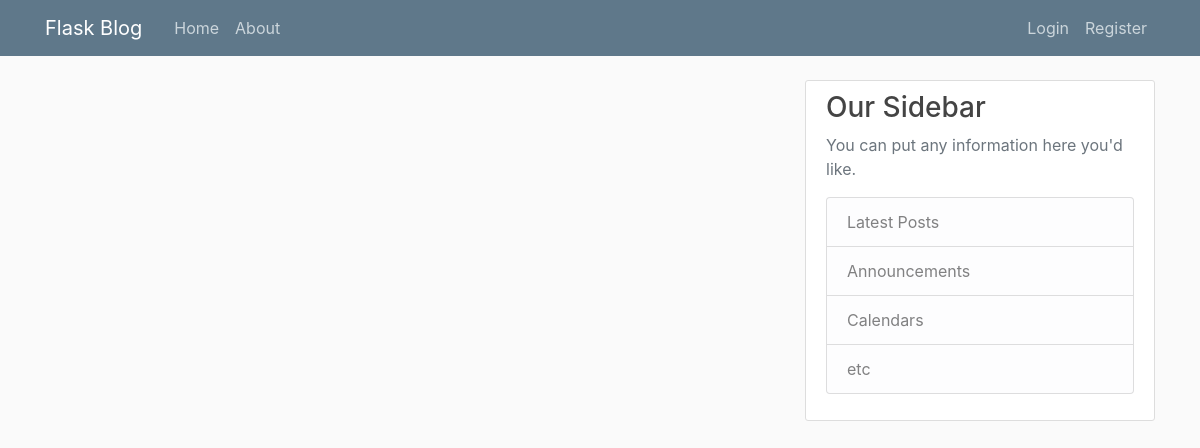
/home, run on an earlier commit of the app's database.
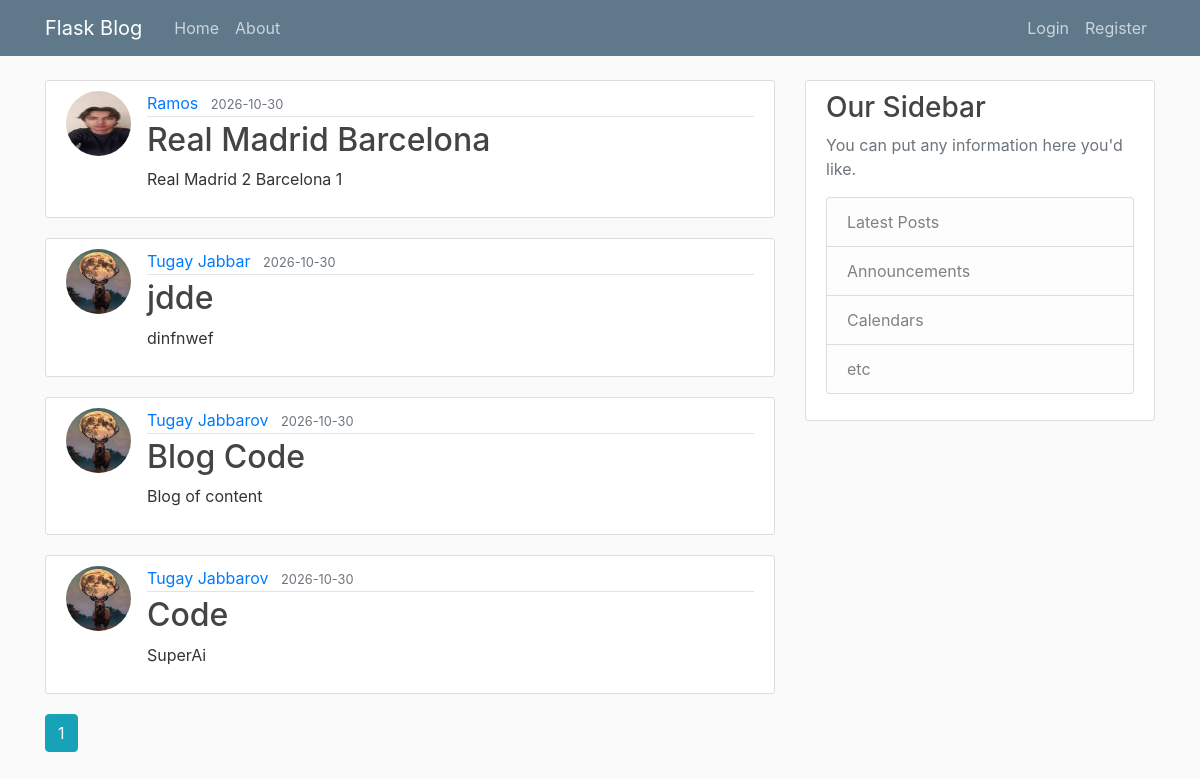
And on a later commit of the database.
### flaskblog/models.py (models this page shows, shortened)
class Post(db.Model):
    id = db.Column(db.Integer, primary_key=True)
    title = db.Column(db.String(100), nullable=False)
    date_posted = db.Column(db.DateTime, nullable=False, default=datetime.utcnow)
    content = db.Column(db.Text, nullable=False)
    user_id = db.Column(db.Integer, db.ForeignKey('user.id'), nullable=False)

class User(db.Model, UserMixin):
    id = db.Column(db.Integer, primary_key=True)
    username = db.Column(db.String(20), unique=True, nullable=False)
    email = db.Column(db.String(120), unique=True, nullable=False)
    image_file = db.Column(db.String(20), nullable=False, default='default.jpg')
    password = db.Column(db.String(60), nullable=False)
    posts = db.relationship('Post', backref='author', lazy=True)

### flaskblog/main/routes.py (the view)
@main.route("/")
@main.route("/home")
def home():
    page = request.args.get('page', 1, type=int)
    posts = Post.query.order_by(Post.date_posted.desc()).paginate(page=page, per_page=5)
    return render_template('home.html', posts=posts)

### flaskblog/templates/home.html
{% extends "layout.html" %}
{% block content %}
    {% for post in posts.items %}
        <article class="media content-section">
          <img class="rounded-circle article-img" src="{{ url_for('static', filename='profile_pics/' + post.author.image_file) }}">
          <div class="media-body">
            <div class="article-metadata">
              <a class="mr-2" href="{{ url_for('users.user_posts', username=post.author.username) }}">{{ post.author.username }}</a>
              <small class="text-muted">{{ post.date_posted.strftime('%Y-%m-%d') }}</small>
            </div>
            <h2><a class="article-title" href="{{ url_for('posts.post', post_id=post.id) }}">{{ post.title }}</a></h2>
            <p class="article-content">{{ post.content }}</p>
          </div>
        </article>
    {% endfor %}
    {% for page_num in posts.iter_pages(left_edge=1, right_edge=1, left_current=1, right_current=2) %}
      {% if page_num %}
        {% if posts.page == page_num %}
          <a class="btn btn-info mb-4" href="{{ url_for('main.home', page=page_num) }}">{{ page_num }}</a>
        {% else %}
          <a class="btn btn-outline-info mb-4" href="{{ url_for('main.home', page=page_num) }}">{{ page_num }}</a>
        {% endif %}
      {% else %}
        ...
      {% endif %}
    {% endfor %}
{% endblock content %}

What changed in the data, as far as the page shows it:
added Post: image_file (picture), author.username "Ramos", date_posted "2026-10-30", title "Real Madrid Barcelona", content "Real Madrid 2 Barcelona 1"
added Post: image_file (placeholder picture), author.username "Tugay Jabbar", date_posted "2026-10-30", title "jdde", content "dinfnwef"
added Post: image_file (picture), author.username "Tugay Jabbarov", date_posted "2026-10-30", title "Blog Code", content "Blog of content"
added Post: image_file (picture), author.username "Tugay Jabbarov", date_posted "2026-10-30", title "Code", content "SuperAi"
Also different on the page:
new list line: "1"
